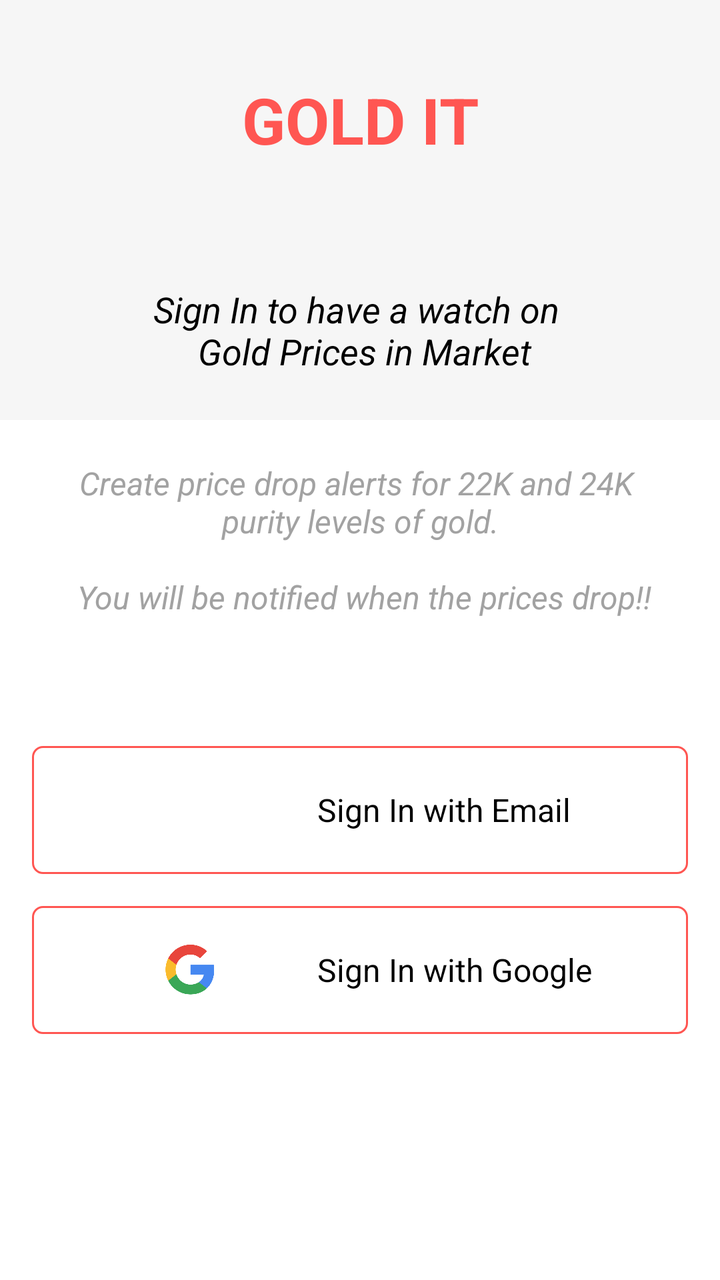
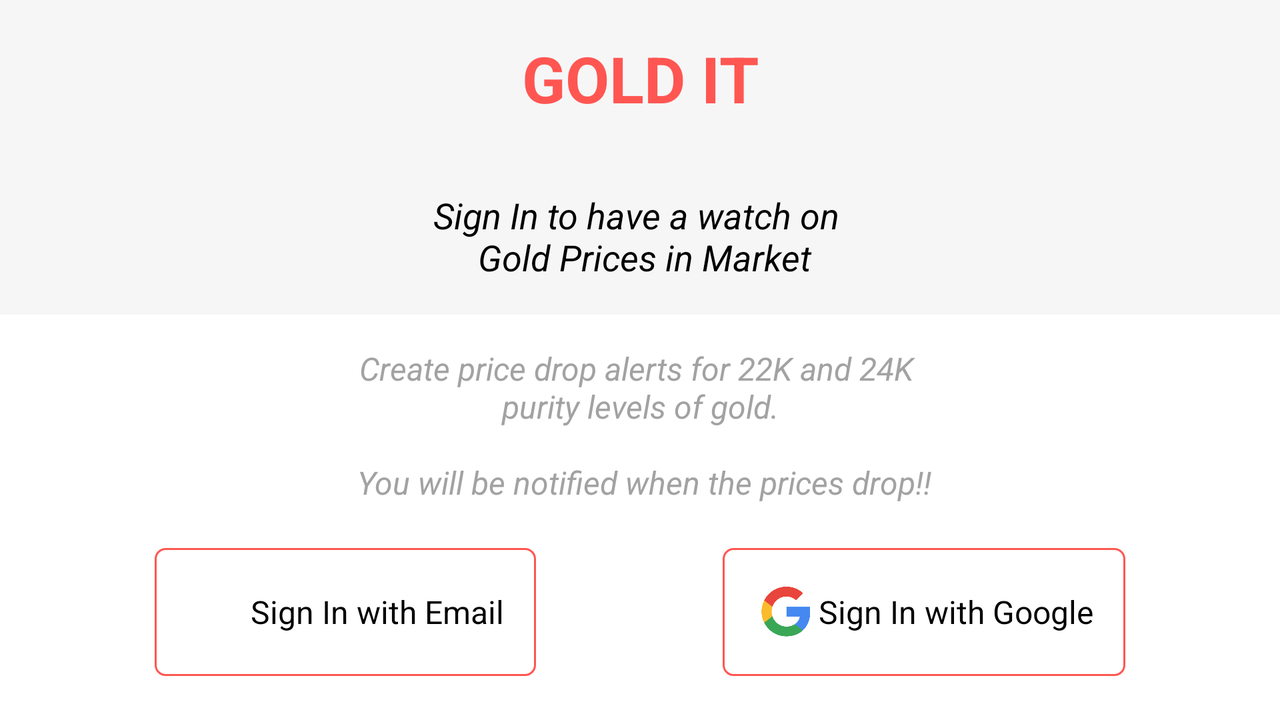

Two renders of one Android screen. The first uses the default layout on a phone; the second uses the alternative layout the repository ships for a different screen configuration, on a matching device. The two XML files are below.
<!-- AndroidManifest.xml: application theme Theme.GOLDIT -->
<!-- res/layout/fragment_login.xml -->
<?xml version="1.0" encoding="utf-8"?>
<layout xmlns:android="http://schemas.android.com/apk/res/android"
    xmlns:tools="http://schemas.android.com/tools"
    xmlns:app="http://schemas.android.com/apk/res-auto"
    tools:context=".login.Login">

    <androidx.constraintlayout.widget.ConstraintLayout
        android:layout_width="match_parent"
        android:layout_height="match_parent">

        <TextView
            android:id="@+id/app_heading1"
            android:textSize="32sp"
            android:gravity = "center"
            android:layout_width="match_parent"
            android:layout_height="0dp"
            android:background="@color/light_background"
            android:text="@string/app_name"
            android:textColor = "@color/primary"
            android:textStyle = "bold"
            app:layout_constraintDimensionRatio="3:1"
            app:layout_constraintTop_toTopOf="parent" />

        <TextView
            android:id="@+id/app_heading2"
            style="@style/normal"
            android:textSize="18sp"
            android:gravity = "center"
            android:layout_width="match_parent"
            android:layout_height="0dp"
            android:background="@color/light_background"
            android:text="@string/sign_in_text"
            android:textStyle = "italic"
            app:layout_constraintDimensionRatio="4:1"
            app:layout_constraintTop_toBottomOf="@id/app_heading1" />

        <TextView
            style="@style/mild"
            android:id="@+id/app_heading3"
            android:textSize="16sp"
            android:gravity = "center"
            android:layout_width="match_parent"
            android:layout_height="0dp"
            android:text="@string/sign_in_text_2"
            android:textStyle = "italic"
            app:layout_constraintDimensionRatio="3:1"
            app:layout_constraintTop_toBottomOf="@id/app_heading2" />


        <LinearLayout
            android:id="@+id/email_button"
            android:layout_width="match_parent"
            android:layout_height="wrap_content"
            android:layout_margin="16dp"
            android:background="@drawable/primary_color_rectangle_enabled"
            android:orientation="horizontal"
            android:padding="16dp"
            app:layout_constraintBottom_toTopOf="@+id/google_button"
            tools:layout_editor_absoluteX="16dp">

            <ImageView
                android:layout_width="0dp"
                android:layout_height="32dp"
                android:layout_weight="1.5"
                android:gravity="end"
                android:src="@drawable/ic_baseline_email_24" />

            <TextView
                style="@style/normal"
                android:layout_width="0dp"
                android:layout_height="32dp"
                android:layout_weight="2"
                android:gravity="start|center"
                android:text="@string/sign_in_email"
                android:textSize="16sp" />

        </LinearLayout>

        <LinearLayout
            android:id="@+id/google_button"
            android:layout_width="match_parent"
            android:layout_height="wrap_content"
            android:layout_margin="16dp"
            android:background="@drawable/primary_color_rectangle_enabled"
            android:orientation="horizontal"
            android:padding="16dp"
            app:layout_constraintBottom_toBottomOf="parent"
            app:layout_constraintTop_toBottomOf="@+id/app_heading3"
            tools:layout_editor_absoluteX="16dp">

            <ImageView
                android:layout_width="0dp"
                android:layout_height="32dp"
                android:layout_weight="1.5"
                android:gravity="end"
                android:src="@drawable/google_sign_in"/>

            <TextView
                style="@style/normal"
                android:layout_width="0dp"
                android:layout_height="32dp"
                android:layout_weight="2"
                android:gravity="start|center"
                android:text="@string/sign_in_google"
                android:textSize="16sp" />
        </LinearLayout>

        <ProgressBar
            android:id="@+id/progress_loader"
            style="?android:attr/progressBarStyle"
            android:layout_width="wrap_content"
            android:layout_height="wrap_content"
            app:layout_constraintTop_toTopOf="parent"
            app:layout_constraintBottom_toBottomOf="parent"
            app:layout_constraintLeft_toLeftOf="parent"
            app:layout_constraintRight_toRightOf="parent"
            android:visibility="gone" />


    </androidx.constraintlayout.widget.ConstraintLayout>


</layout>
<!-- resources referenced by this layout -->
<resources>
  <color name="light_background">#F6F6F6</color>
  <color name="primary">#ff5652</color>
  <!-- drawable google_sign_in: png bitmap (drawable, 53492 bytes) -->
  <!-- drawable primary_color_rectangle_enabled (drawable) -->
  <?xml version="1.0" encoding="utf-8"?>
  <shape xmlns:android="http://schemas.android.com/apk/res/android"
      android:shape="rectangle">
  
      <stroke android:width="1dp" android:color="@color/primary"/>
      <corners android:radius="5dp"/>
  
  </shape>
  <string name="app_name">GOLD IT</string>
  <string name="sign_in_email">Sign In with Email</string>
  <string name="sign_in_google">Sign In with Google</string>
  <string name="sign_in_text">Sign In  to have a watch on \n Gold Prices in Market</string>
  <string name="sign_in_text_2">Create price drop alerts for 22K and 24K \n purity levels of gold. \n\n You will be notified when the prices drop!!</string>
  <style name="mild" parent="android:Widget.TextView">
          <item name="android:textColor">@color/text_mild_color</item>
          <item name="android:textSize">18sp</item>
      </style>
  <style name="normal" parent="android:Widget.TextView">
          <item name="android:textColor">@color/black</item>
          <item name="android:textSize">18sp</item>
      </style>
  <style name="Theme.GOLDIT" parent="Theme.MaterialComponents.Light.NoActionBar">
          
          <item name="colorPrimary">@color/primary</item>
          <item name="colorPrimaryVariant">@color/primary_light</item>
          <item name="colorOnPrimary">@color/white</item>
          
          <item name="colorSecondary">@color/secondary</item>
          <item name="colorSecondaryVariant">@color/secondary_light</item>
          <item name="colorOnSecondary">@color/black</item>
          
          <item name="android:statusBarColor" tools:targetApi="l">?attr/colorPrimaryVariant</item>
          
      </style>
  <color name="text_mild_color">#A2A2A2</color>
  <color name="black">#FF000000</color>
  <color name="primary_light">#ff8a7f</color>
  <color name="white">#FFFFFFFF</color>
  <color name="secondary">#f44336</color>
  <color name="secondary_light">#ff7961</color>
</resources>
<!-- res/layout-land/fragment_login.xml (the author's variant of the layout above) -->
<!-- drawn on the phone turned sideways -->
<?xml version="1.0" encoding="utf-8"?>
<layout xmlns:android="http://schemas.android.com/apk/res/android"
    xmlns:tools="http://schemas.android.com/tools"
    xmlns:app="http://schemas.android.com/apk/res-auto"
    tools:context=".login.Login">

        <androidx.constraintlayout.widget.ConstraintLayout
            android:layout_width="match_parent"
            android:layout_height="match_parent">

            <TextView
                android:id="@+id/app_heading1"
                android:layout_width="match_parent"
                android:layout_height="0dp"
                android:background="@color/light_background"
                android:gravity="center"
                android:text="@string/app_name"
                android:textColor="@color/primary"
                android:textSize="32sp"
                android:textStyle="bold"
                app:layout_constraintBottom_toTopOf="@+id/app_heading2"
                app:layout_constraintTop_toTopOf="parent" />

            <TextView
                android:id="@+id/app_heading2"
                style="@style/normal"
                android:layout_width="match_parent"
                android:layout_height="0dp"
                android:layout_marginBottom="16dp"
                android:background="@color/light_background"
                android:gravity="center"
                android:text="@string/sign_in_text"
                android:textSize="18sp"
                android:textStyle="italic"
                app:layout_constraintBottom_toTopOf="@+id/app_heading3"
                app:layout_constraintTop_toBottomOf="@id/app_heading1" />

            <TextView
                android:id="@+id/app_heading3"
                style="@style/mild"
                android:layout_width="match_parent"
                android:layout_height="0dp"
                android:layout_marginTop="16dp"
                android:gravity="center"
                android:text="@string/sign_in_text_2"
                android:textSize="16sp"
                android:textStyle="italic"
                app:layout_constraintTop_toBottomOf="@id/app_heading2" />


            <LinearLayout
                android:id="@+id/email_button"
                android:layout_width="wrap_content"
                android:layout_height="wrap_content"
                android:layout_margin="16dp"
                android:background="@drawable/primary_color_rectangle_enabled"
                android:orientation="horizontal"
                android:padding="16dp"
                app:layout_constraintBottom_toBottomOf="parent"
                app:layout_constraintEnd_toStartOf="@id/google_button"
                app:layout_constraintStart_toStartOf="parent"
                app:layout_constraintTop_toBottomOf="@id/app_heading3">

                <ImageView
                    android:layout_width="32dp"
                    android:layout_height="32dp"
                    android:gravity="end"
                    android:src="@drawable/ic_baseline_email_24" />

                <TextView
                    style="@style/normal"
                    android:layout_width="wrap_content"
                    android:layout_height="32dp"
                    android:gravity="start|center"
                    android:text="@string/sign_in_email"
                    android:textSize="16sp" />

            </LinearLayout>

            <LinearLayout
                android:id="@+id/google_button"
                android:layout_width="wrap_content"
                android:layout_height="wrap_content"
                android:layout_margin="16dp"
                android:background="@drawable/primary_color_rectangle_enabled"
                android:orientation="horizontal"
                android:padding="16dp"
                app:layout_constraintEnd_toEndOf="parent"
                app:layout_constraintStart_toEndOf="@id/email_button"
                app:layout_constraintTop_toBottomOf="@+id/app_heading3"
                app:layout_constraintBottom_toBottomOf="parent">

                <ImageView
                    android:layout_width="32dp"
                    android:layout_height="32dp"
                    android:gravity="end"
                    android:src="@drawable/google_sign_in" />

                <TextView
                    style="@style/normal"
                    android:layout_width="wrap_content"
                    android:layout_height="32dp"
                    android:gravity="start|center"
                    android:text="@string/sign_in_google"
                    android:textSize="16sp" />
            </LinearLayout>

            <ProgressBar
                android:id="@+id/progress_loader"
                style="?android:attr/progressBarStyle"
                android:layout_width="wrap_content"
                android:layout_height="wrap_content"
                app:layout_constraintTop_toTopOf="parent"
                app:layout_constraintBottom_toBottomOf="parent"
                app:layout_constraintLeft_toLeftOf="parent"
                app:layout_constraintRight_toRightOf="parent"
                android:visibility="gone" />


        </androidx.constraintlayout.widget.ConstraintLayout>



</layout>
